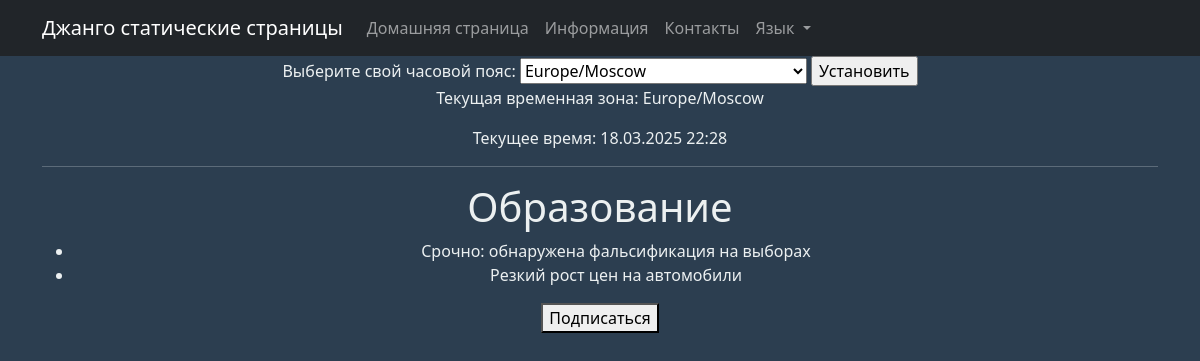
The app's page /category/11/ (signed in), older data.
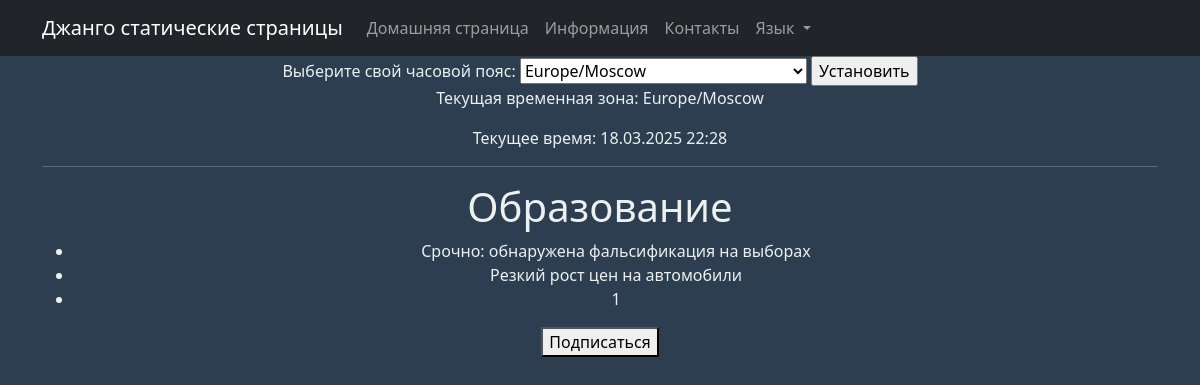
The same page, newer data.
### models_app/models.py (models this page shows, shortened)
class Category(models.Model):
    name = models.CharField(max_length=100, unique=True)
    subscribers = models.ManyToManyField(User, related_name='subscribed_categories', blank=True)

class Post(models.Model):
    ARTICLE = 'AR'
    NEWS = 'NW'
    POST_TYPE_CHOICES = [
        (ARTICLE, 'Article'),
        (NEWS, 'News'),
    ]
    author = models.ForeignKey(Author, on_delete=models.CASCADE, related_name='posts')
    post_type = models.CharField(max_length=2, choices=POST_TYPE_CHOICES, default=ARTICLE)
    created_at = models.DateTimeField(auto_now_add=True)
    categories = models.ManyToManyField(Category, related_name='posts')
    title = models.CharField(max_length=255)
    content = models.TextField()
    rating = models.IntegerField(default=0)

### appointment_app/views.py (the view, shortened to what this page needs)
# urls.py: path('category/<int:pk>/', SubscribeToCategoryView.as_view(), name='category_detail'),
class SubscribeToCategoryView(LoginRequiredMixin, DetailView):
    model = Category
    template_name = 'appointment_app/subscribe_category.html'
    context_object_name = 'category'
    def get_context_data(self, **kwargs):
        context = super().get_context_data(**kwargs)
        category = self.get_object()
        context['news'] = category.posts.filter(post_type=Post.NEWS)
        context['is_subscribed'] = category.subscribers.filter(id=self.request.user.id).exists()
        return context

### news_portal/context_processors.py (called while the page is built)
def timezone_context(request):
    selected_timezone = request.session.get('django_timezone', 'Europe/Moscow')
    user_tz = pytz.timezone(selected_timezone)
    current_time = timezone.now().astimezone(user_tz)
    return {
        'selected_timezone': selected_timezone,
        'timezones': pytz.common_timezones,
        'current_time': current_time,  # Передаём текущее время глобально
        'current_hour': current_time.hour,  # Передаём час отдельно
    }

### appointment_app/templates/appointment_app/subscribe_category.html (shortened to what this page needs)
{% extends 'flatpages/default.html' %}
{% block content %}
<h1>{{ category.name }}</h1>
<ul>
    {% for post in news %}
        <li>{{ post.title }}</li>
    {% endfor %}
</ul>
{% if is_subscribed %}
    <p style="color:red">Вы уже подписаны на эту категорию.</p>
{% else %}
    <form action="{% url 'category_detail' category.id %}" method="post">
        <button type="submit">Подписаться</button>
    </form>
{% endif %}
{% endblock content %}

### templates/flatpages/default.html (shortened to what this page needs)
<!DOCTYPE html>
{% load i18n %}
{% load tz %}
<html lang="en">
    <head>
        {% load static %}
        <link href="{% static 'css/styles.css' %}" rel="stylesheet" />
        <link href="https://cdn.jsdelivr.net/npm/bootstrap@5.3.0/dist/css/bootstrap.min.css" rel="stylesheet">
            {% get_current_timezone as TIME_ZONE %}
    </head>
    <body>
                {% block header %}
                    <nav class="navbar navbar-expand-lg navbar-dark bg-dark static-top">
                        <div class="container">
                           <a class="navbar-brand" href="#">{% trans "Django flatpages" %}</a>
                           <div class="collapse navbar-collapse" id="navbarResponsive">
                               <ul class="navbar-nav ml-auto">
                                   <li class="nav-item active">
                                       <a class="nav-link" href="#">
                                           {% trans "Home (current)" %}
                                       </a>
                                   </li>
                                   <li class="nav-item">
                                       <a class="nav-link" href="/about/">
                                           {% trans "About" %}
                                       </a>
                                   </li>
                                   <li class="nav-item">
                                       <a class="nav-link" href="/contacts/">
                                           {% trans "Contact" %}
                                       </a>
                                   </li>
                                   <li class="nav-item dropdown">
                                        <a class="nav-link dropdown-toggle" href="#" id="languageDropdown" role="button" data-bs-toggle="dropdown" aria-expanded="false">
                                            {% trans "Language" %}
                                        </a>
                                   </li>
                               </ul>
                           </div>
                        </div>
                    </nav>
                {% endblock header %}
        <div class="container">
            <div class="row">
               <div class="col-lg-12 text-center">
                   {% load tz %}
                    <form action="{% url 'news_list' %}" method="POST">
                        <label for="timezone">{% trans "Select your time zone:" %}</label>
                        <select name="timezone">
                            {% for tz in timezones %}
                                <option value="{{ tz }}"{% if tz == selected_timezone %} selected{% endif %}>{{ tz }}</option>
                            {% endfor %}
                        </select>
                        <input type="submit" value="{% trans 'Set' %}">
                    </form>
                    {% get_current_timezone as TIME_ZONE %}
                    <p>{% trans "Current Time Zone:" %} {{ selected_timezone }}</p>
                    <p>{% trans "Current Time:" %} {{ current_time|date:"d.m.Y H:i" }}</p>
                    <hr>
                    {% block content %}
                    {% endblock content %}
               </div>
           </div>
        </div>
    </body>
</html>

Row changes from the older to the newer data that the page shows:
added Post: title "1"
